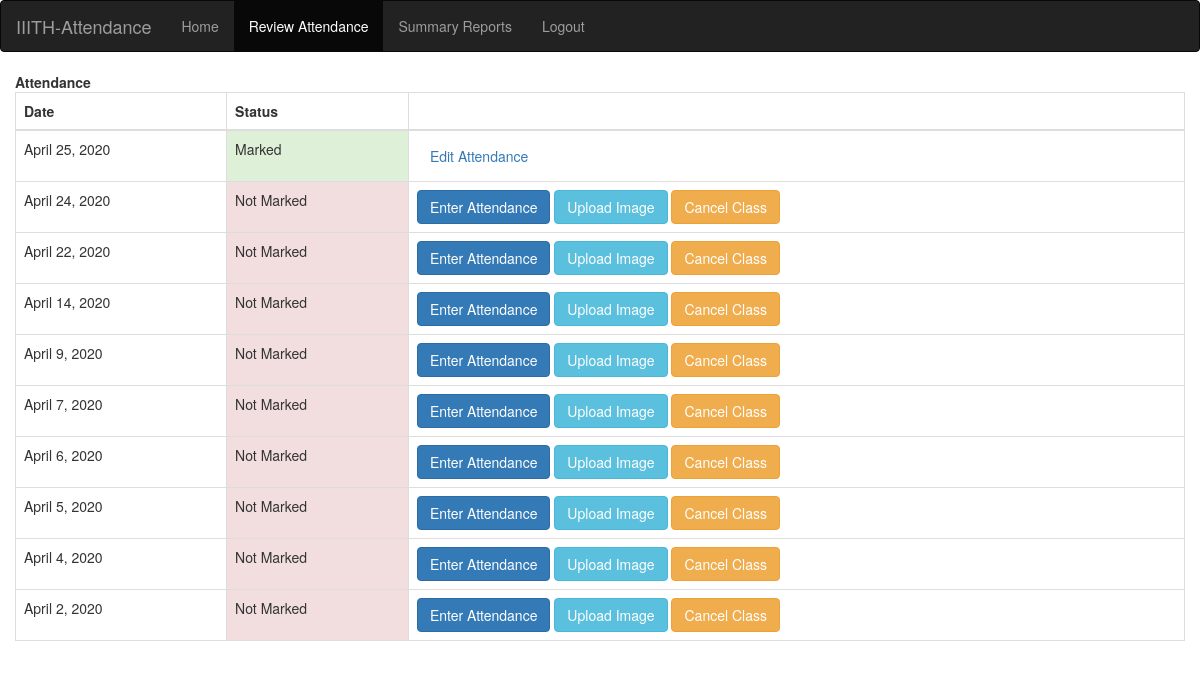
Before: /teacher/40/ClassDates/ (signed in) with the older database file.
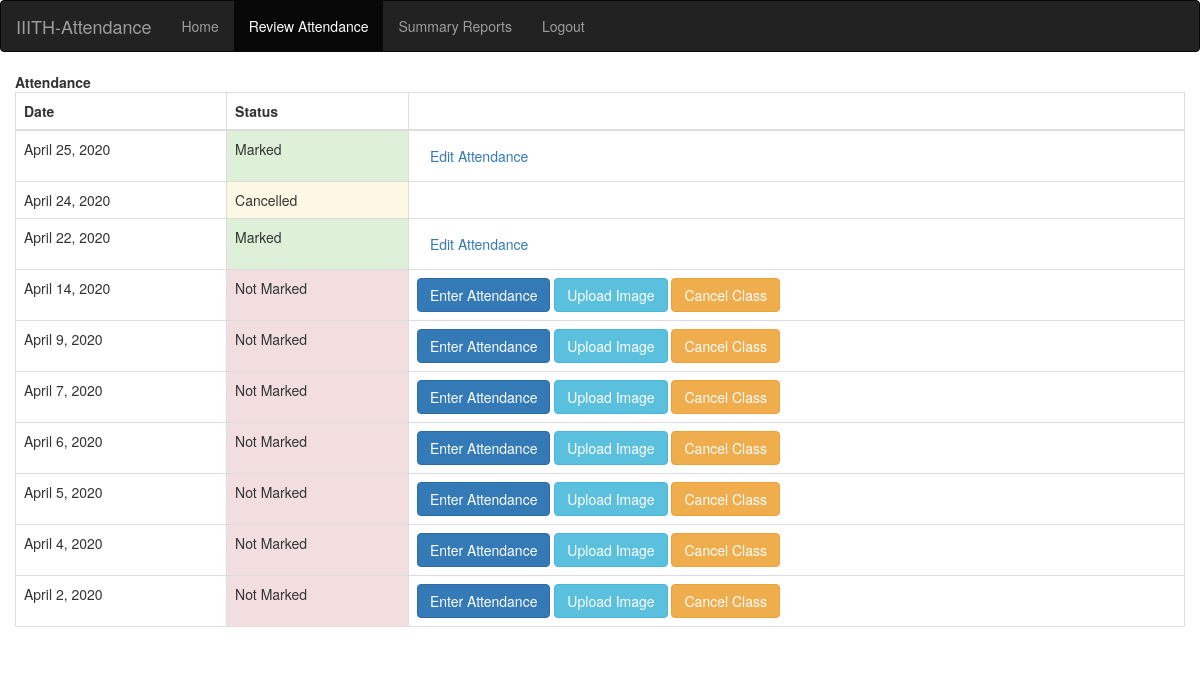
After: the same page with the newer database file.
### info/models.py (models this page shows)
class AttendanceClass(models.Model):
    assign = models.ForeignKey(Assign, on_delete=models.CASCADE)
    date = models.DateField()
    image = models.ImageField(
        null=True,
        blank=True,
        upload_to='Images',
    )
    status = models.IntegerField(default=0)

### info/views.py (the view)
# urls.py: path('teacher/<int:assign_id>/ClassDates/', views.t_class_date, name='t_class_date'),
@login_required()
def t_class_date(request, assign_id):
    now = timezone.now()
    ass = get_object_or_404(Assign, id=assign_id)
    att_list = ass.attendanceclass_set.filter(date__lte=now).order_by('-date')
    return render(request, 'info/t_class_date.html', {'att_list': att_list})

### info/models.py (called while the page is built)
    @property
    def is_student(self):
        if hasattr(self, 'student'):
            return True
        return False

    @property
    def is_teacher(self):
        if hasattr(self, 'teacher'):
            return True
        return False

### info/templates/info/t_class_date.html (shortened to what this page needs)
{% extends 'info/base.html' %}
{% block content %}
    <div class="card mb-3">
        <div class="card-header">
            <b>Attendance</b></div>
            <div class="card-body">
              <div class="table-responsive">
                <table class="table table-bordered" id="dataTable" width="100%" cellspacing="0">
                  <thead>
                    <tr>
                        <th>Date</th>
                        <th>Status</th>
                        <th></th>
                    </tr>
                  </thead>
                  <tbody>
                    {% for a in att_list %}
                    <tr>
                        <td>{{ a.date }}</td>
                        {% if a.status == 0 %}
                            <td class="p-3 mb-2 bg-danger text-white">Not Marked</td>
                            <td>
                                <a class="btn btn-primary" href="{% url 't_attendance' a.id %}" role="button">Enter Attendance</a>
                                {% if a.image %}
                                <a class="btn btn-info" href="{% url 't_attendance_auto' a.id %}" role="button">Auto Attendance</a>
                                {% else %}
                                <a class="btn btn-info" href="{% url 'att_upload' pk=a.id %}" role="button">Upload Image</a>
                                {% endif %}
                                <a class="btn btn-warning" href="{% url 'cancel_class' a.id %}">Cancel Class</>
                            </td>
                        {% elif a.status == 1 %}
                            <td class="p-3 mb-2 bg-success text-white">Marked</td>
                            <td><a class="btn btn-secondary" href="{% url 'edit_att' a.id %}" role="button">Edit Attendance</a> </td>
                        {% else %}
                            <td class="p-3 mb-2 bg-warning text-white">Cancelled</td>
                        {% endif %}
                    </tr>
                    {% empty %}
                            <p>student has no courses</p>
                    {% endfor %}
                  </tbody>
                </table>
              </div>
        </div>
    </div>
{% endblock %}

### info/templates/info/base.html (shortened to what this page needs)
<!DOCTYPE html>
<html lang="en">
  <head>
    <link rel="stylesheet" href="https://maxcdn.bootstrapcdn.com/bootstrap/3.4.1/css/bootstrap.min.css">
   <!-- {% load static %}
  </head>
  <body id="page-top">
    <nav class="navbar navbar-inverse">
        <a class="navbar-brand mr-1" href="{% url 'index' %}">IIITH-Attendance</a>
        <div class="container-fluid">
          <div class="collapse navbar-collapse" id="myNavbar">
            <ul class="nav navbar-nav" id="myNavbar_ul">
              <li id="overview_attendance_navbar"><a href="{% url 'index' %}">Home</a></li>
              {% if request.user.is_student %}
              <li id="upload_attendance_navbar"><a href="{% url 'attendance' request.user.student.USN %}">Attendance</a></li>
              {% elif request.user.is_teacher %}
              <li id="upload_attendance_navbar" class="active"><a href="{% url 't_clas' request.user.teacher.id 1 %}">Review Attendance</a></li>
              <li id="review_attendance_navbar"><a href="{% url 't_clas' request.user.teacher.id 3 %}">Summary Reports</a></li>
              {% endif %}
              <li id="contact_navbar"><a class="nav-link" href="#" data-toggle="modal" data-target="#logoutModal">Logout</a></li>
            </ul>
          </div>
        </div>
      </nav>
    <div id="wrapper">
      <div id="content-wrapper">
        <div class="container-fluid">
            {% block content %}
            {% endblock %}
        </div>
      </div>
    </div>
  </body>
</html>

Changed rows visible on the page:
changed AttendanceClass "April 24, 2020": status "Not Marked Enter Attendance Upload Image Cancel Class" → "Cancelled"
changed AttendanceClass "April 22, 2020": status "Not Marked Enter Attendance Upload Image Cancel Class" → "Marked Edit Attendance"
